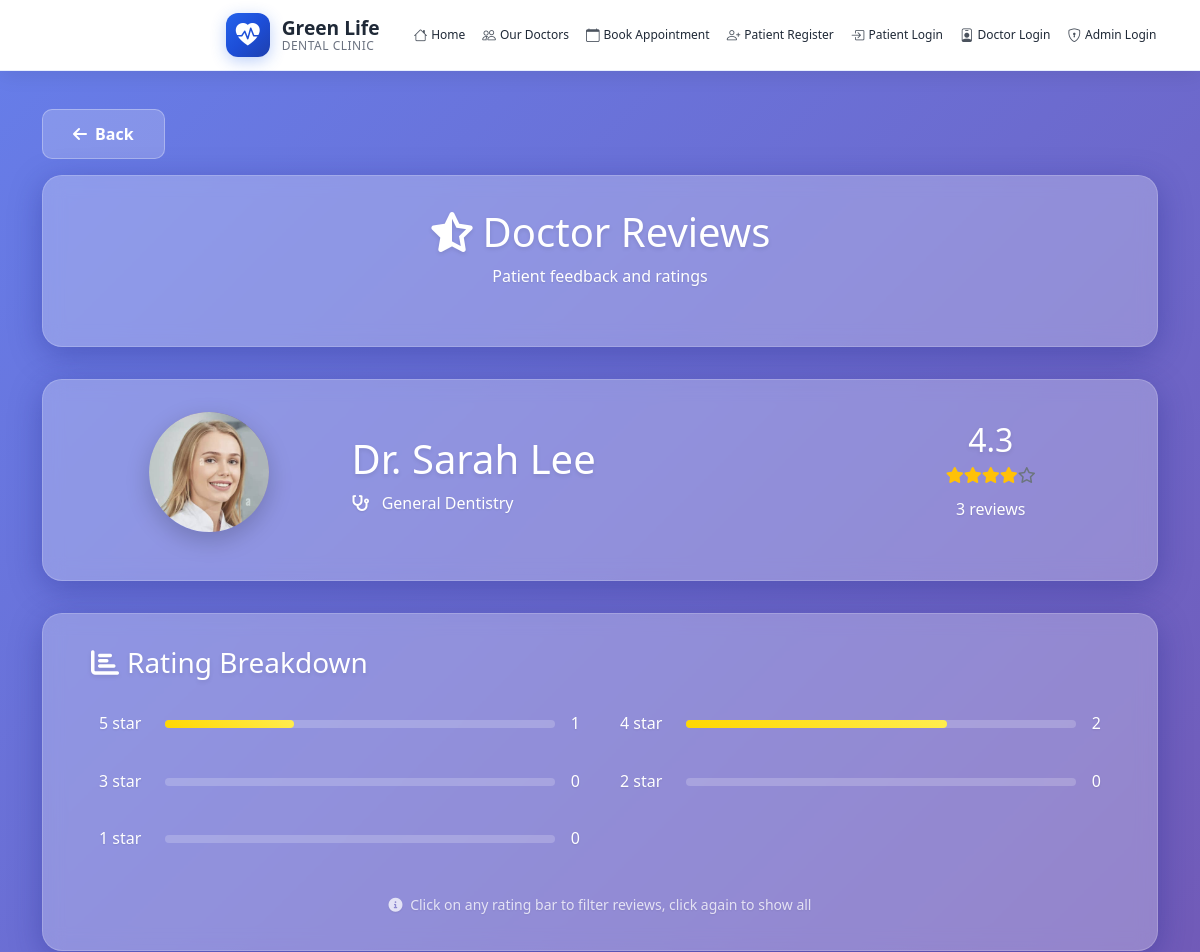
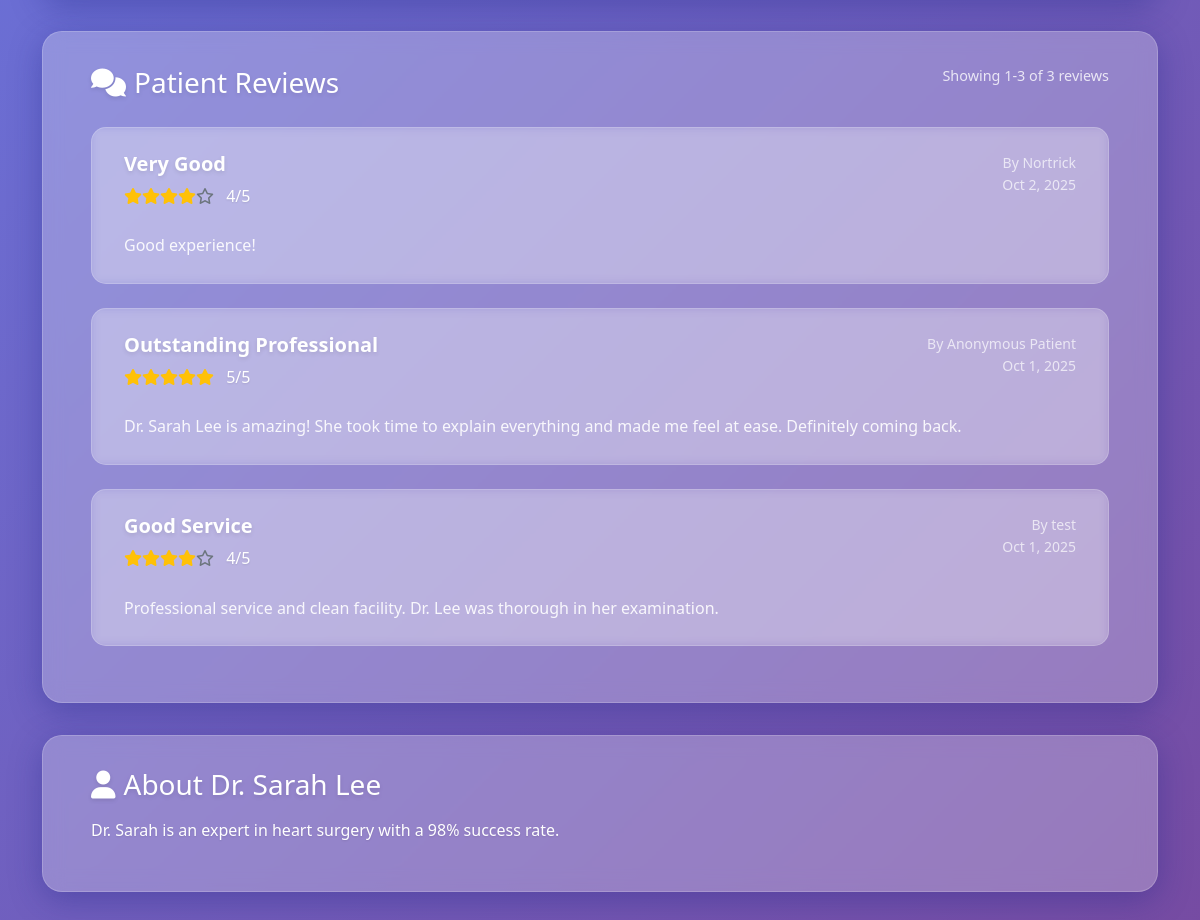
The page /doctor_reviews.php?doctor_id=2 on the database its author committed (2 pictures, top to bottom).
### tables this page shows
CREATE TABLE `doctors` (
  `id` int(11) NOT NULL,
  `name` varchar(100) NOT NULL,
  `image` varchar(255) NOT NULL,
  `specialty` varchar(100) NOT NULL,
  `bio` text NOT NULL,
  `experience` varchar(50) NOT NULL,
  `location` varchar(100) NOT NULL,
  `department` varchar(50) NOT NULL,
  `user_id` int(11) DEFAULT NULL
);

CREATE TABLE `doctor_reviews` (
  `id` int(11) NOT NULL,
  `doctor_id` int(11) NOT NULL,
  `patient_id` int(11) NOT NULL,
  `patient_name` varchar(100) NOT NULL,
  `patient_email` varchar(255) NOT NULL,
  `appointment_id` int(11) DEFAULT NULL,
  `rating` int(11) NOT NULL CHECK (`rating` >= 1 and `rating` <= 5),
  `review_title` varchar(200) DEFAULT NULL,
  `review_text` text DEFAULT NULL,
  `is_anonymous` tinyint(1) DEFAULT 0,
  `is_approved` tinyint(1) DEFAULT 1,
  `rejection_reason` text DEFAULT NULL,
  `admin_reply` text DEFAULT NULL,
  `admin_id` int(11) DEFAULT NULL,
  `replied_at` timestamp NULL DEFAULT NULL,
  `created_at` timestamp NOT NULL DEFAULT current_timestamp(),
  `updated_at` timestamp NOT NULL DEFAULT current_timestamp() ON UPDATE current_timestamp()
);

### doctor_reviews.php (the view, shortened to what this page needs)
<?php
require_once 'includes/db.php';
$doctor_id = isset($_GET['doctor_id']) ? intval($_GET['doctor_id']) : 0;
$rating_filter = isset($_GET['rating']) ? intval($_GET['rating']) : 0;
$reviews_per_page = 5;
$current_page = isset($_GET['page']) ? max(1, intval($_GET['page'])) : 1;
$offset = ($current_page - 1) * $reviews_per_page;
$doctor_query = "SELECT id, name, specialty, bio, image FROM doctors WHERE id = ?";
$doctor_stmt = $conn->prepare($doctor_query);
$doctor_stmt->bind_param("i", $doctor_id);
$doctor_stmt->execute();
$doctor_result = $doctor_stmt->get_result();
$doctor = $doctor_result->fetch_assoc();
$rating_condition = "";
$params = array($doctor_id);
$param_types = "i";
$reviews_query = "SELECT
    dr.*,
    CASE
        WHEN dr.is_anonymous = 1 THEN 'Anonymous Patient'
        ELSE dr.patient_name
    END as display_name,
    a.name as admin_name
    FROM doctor_reviews dr
    LEFT JOIN admin a ON dr.admin_id = a.id
    WHERE dr.doctor_id = ? AND dr.is_approved = 1" . $rating_condition . "
    ORDER BY dr.created_at DESC
    LIMIT ? OFFSET ?";
$params[] = $reviews_per_page;
$params[] = $offset;
$param_types .= "ii";
$reviews_stmt = $conn->prepare($reviews_query);
$reviews_stmt->bind_param($param_types, ...$params);
$reviews_stmt->execute();
$reviews_result = $reviews_stmt->get_result();
$stats_query = "SELECT
    COUNT(*) as total_reviews,
    AVG(rating) as avg_rating,
    SUM(CASE WHEN rating = 5 THEN 1 ELSE 0 END) as five_star,
    SUM(CASE WHEN rating = 4 THEN 1 ELSE 0 END) as four_star,
    SUM(CASE WHEN rating = 3 THEN 1 ELSE 0 END) as three_star,
    SUM(CASE WHEN rating = 2 THEN 1 ELSE 0 END) as two_star,
    SUM(CASE WHEN rating = 1 THEN 1 ELSE 0 END) as one_star
    FROM doctor_reviews
    WHERE doctor_id = ? AND is_approved = 1";
$stats_stmt = $conn->prepare($stats_query);
$stats_stmt->bind_param("i", $doctor_id);
$stats_stmt->execute();
$stats_result = $stats_stmt->get_result();
$stats = $stats_result->fetch_assoc();
$avg_rating = $stats['avg_rating'] ? round($stats['avg_rating'], 1) : 0;
$total_reviews = $stats['total_reviews'];
$filtered_rating_condition = "";
$filtered_count_query = "SELECT COUNT(*) as filtered_total FROM doctor_reviews WHERE doctor_id = ? AND is_approved = 1" . $filtered_rating_condition;
$filtered_params = array($doctor_id);
$filtered_param_types = "i";
$filtered_stmt = $conn->prepare($filtered_count_query);
$filtered_stmt->bind_param($filtered_param_types, ...$filtered_params);
$filtered_stmt->execute();
$filtered_result = $filtered_stmt->get_result();
$filtered_data = $filtered_result->fetch_assoc();
$filtered_total = $filtered_data['filtered_total'];
$start_review = ($current_page - 1) * $reviews_per_page + 1;
$end_review = min($current_page * $reviews_per_page, $filtered_total);
function renderStars($rating) {
    $stars = '';
    for ($i = 1; $i <= 5; $i++) {
        if ($i <= $rating) {
            $stars .= '<i class="fas fa-star text-warning"></i>';
        } elseif ($i - 0.5 <= $rating) {
            $stars .= '<i class="fas fa-star-half-alt text-warning"></i>';
        } else {
            $stars .= '<i class="far fa-star text-muted"></i>';
        }
    }
    return $stars;
}
function getPercentage($count, $total) {
    return $total > 0 ? round(($count / $total) * 100) : 0;
}
?>
<!DOCTYPE html>
<html lang="en">
<head>
    <link href="https://cdn.jsdelivr.net/npm/bootstrap@5.1.3/dist/css/bootstrap.min.css" rel="stylesheet">
    <link href="https://cdnjs.cloudflare.com/ajax/libs/font-awesome/6.0.0/css/all.min.css" rel="stylesheet">
</head>
<body>
    <?php include 'includes/navbar.php'; ?>
    <div class="container py-4">
        <div class="mb-3">
            <a href="javascript:history.back()" class="btn btn-secondary">
                <i class="fas fa-arrow-left me-2"></i>Back
            </a>
        </div>
        <div class="glass-container">
            <div class="text-center mb-4">
                <h1><i class="fas fa-star-half-alt me-2"></i>Doctor Reviews</h1>
                <p class="text-white mb-0">Patient feedback and ratings</p>
            </div>
        </div>
        <div class="glass-container">
            <div class="row align-items-center">
                <div class="col-md-3 text-center">
                    <?php
                    $doctor_image = !empty($doctor['image']) ? $doctor['image'] : 'https://img.freepik.com/free-photo/woman-doctor-wearing-lab-coat-with-stethoscope-isolated_1303-29791.jpg';
                    ?>
                    <div class="doctor-avatar">
                        <img src="<?php echo htmlspecialchars($doctor_image); ?>"
                             alt="Dr. <?php echo htmlspecialchars($doctor['name']); ?>"
                             style="width: 100%; height: 100%; object-fit: cover; border-radius: 50%;"
                             onerror="this.parentElement.innerHTML='<i class=\'fas fa-user-md\'></i>'">
                    </div>
                </div>
                <div class="col-md-6">
                    <h1 class="mb-2">Dr. <?php echo htmlspecialchars($doctor['name']); ?></h1>
                    <p class="text-white mb-2">
                        <i class="fas fa-stethoscope me-2"></i>
                        <?php echo htmlspecialchars($doctor['specialty']); ?>
                    </p>
                </div>
                <div class="col-md-3 text-center">
                    <div class="mb-3">
                        <h2 class="mb-1"><?php echo $avg_rating; ?></h2>
                        <div class="mb-2">
                            <?php echo renderStars($avg_rating); ?>
                        </div>
                        <p class="text-white mb-0"><?php echo $total_reviews; ?> review<?php echo $total_reviews != 1 ? 's' : ''; ?></p>
                    </div>
                </div>
            </div>
        </div>
        <?php if ($total_reviews > 0): ?>
        <div class="glass-container">
            <div class="d-flex justify-content-between align-items-center mb-4">
                <h3 class="mb-0"><i class="fas fa-chart-bar me-2"></i>Rating Breakdown</h3>
            </div>
            <div class="row">
                <?php for ($i = 5; $i >= 1; $i--):
                    $star_count = $stats[$i == 1 ? 'one_star' : ($i == 2 ? 'two_star' : ($i == 3 ? 'three_star' : ($i == 4 ? 'four_star' : 'five_star')))];
                    $is_active = ($rating_filter == $i);
                ?>
                <div class="col-md-6 mb-2">
                    <div class="rating-row <?php echo $is_active ? 'active' : ''; ?>"
                         onclick="filterByRating(<?php echo $i; ?>)"
                         title="Click to filter <?php echo $i; ?> star reviews">
                        <div class="d-flex align-items-center">
                            <span class="text-white me-2"><?php echo $i; ?> star</span>
                            <div class="flex-grow-1 mx-3">
                                <div class="rating-bar">
                                    <div class="rating-bar-fill" style="width: <?php echo getPercentage($star_count, $total_reviews); ?>%"></div>
                                </div>
                            </div>
                            <span class="text-white">
                                <?php echo $star_count; ?>
                            </span>
                        </div>
                    </div>
                </div>
                <?php endfor; ?>
            </div>
            <div class="text-center mt-3">
                <small class="text-white opacity-75">
                    <i class="fas fa-info-circle me-1"></i>
                    Click on any rating bar to filter reviews, click again to show all
                </small>
            </div>
        </div>
        <?php endif; ?>
        <div class="glass-container">
            <div class="d-flex justify-content-between align-items-center mb-4">
                <h3 class="mb-0">
                    <i class="fas fa-comments me-2"></i>Patient Reviews
                </h3>
                <?php if ($filtered_total > 0): ?>
                <div class="pagination-info">
                    Showing <?php echo $start_review; ?>-<?php echo $end_review; ?> of <?php echo $filtered_total; ?>
                    <?php echo $rating_filter > 0 ? $rating_filter . '-star ' : ''; ?>reviews
                </div>
                <?php endif; ?>
            </div>
            <?php if ($total_reviews > 0): ?>
                <?php while ($review = $reviews_result->fetch_assoc()): ?>
                <div class="review-card">
                    <div class="d-flex justify-content-between align-items-start mb-3">
                        <div>
                            <h5 class="review-title"><?php echo htmlspecialchars($review['review_title']); ?></h5>
                            <div class="mb-2">
                                <?php echo renderStars($review['rating']); ?>
                                <span class="text-white ms-2"><?php echo $review['rating']; ?>/5</span>
                            </div>
                        </div>
                        <div class="text-end">
                            <div class="review-meta">
                                By <?php echo htmlspecialchars($review['display_name']); ?>
                            </div>
                            <div class="review-meta">
                                <?php echo date('M j, Y', strtotime($review['created_at'])); ?>
                            </div>
                        </div>
                    </div>
                    <div class="review-text">
                        <?php echo nl2br(htmlspecialchars($review['review_text'])); ?>
                    </div>
                </div>
                <?php endwhile; ?>
            <?php endif; ?>
        </div>
        <?php if (!empty($doctor['bio'])): ?>
        <div class="glass-container">
            <h3 class="mb-3"><i class="fas fa-user me-2"></i>About Dr. <?php echo htmlspecialchars($doctor['name']); ?></h3>
            <p class="text-white"><?php echo nl2br(htmlspecialchars($doctor['bio'])); ?></p>
        </div>
        <?php endif; ?>
    </div>
</body>
</html>

### doctor_reviews.php (style rules this page uses)
body { background: linear-gradient(135deg, #667eea 0%, #764ba2 100%); min-height: 100vh; font-family: 'Segoe UI', Tahoma, Geneva, Verdana, sans-serif; }
.glass-container { background: rgba(255, 255, 255, 0.25); backdrop-filter: blur(10px); border-radius: 20px; border: 1px solid rgba(255, 255, 255, 0.18); padding: 2rem 3rem; box-shadow: 0 8px 32px 0 rgba(31, 38, 135, 0.37); margin-bottom: 2rem; }
.review-card { background: rgba(255, 255, 255, 0.15); backdrop-filter: blur(5px); border-radius: 15px; border: 1px solid rgba(255, 255, 255, 0.2); padding: 1.5rem 2rem; margin-bottom: 1.5rem; transition: transform 0.3s ease; }
.rating-bar { background: rgba(255, 255, 255, 0.2); border-radius: 10px; height: 8px; margin: 0.25rem 0; }
.rating-bar-fill { background: linear-gradient(45deg, #ffd700, #ffed4e); border-radius: 10px; height: 100%; transition: width 0.8s ease; }
.rating-row { cursor: pointer; padding: 0.5rem; border-radius: 8px; margin-bottom: 0.5rem; transition: all 0.3s ease; }
.btn-secondary { background: rgba(255, 255, 255, 0.2); border: 1px solid rgba(255, 255, 255, 0.3); color: white; border-radius: 10px; padding: 12px 30px; font-weight: 600; }
h1, h2, h3, h4, h5 { color: white; text-shadow: 0 2px 4px rgba(0,0,0,0.1); }
.text-white { text-shadow: 0 1px 2px rgba(0,0,0,0.1); }
.doctor-avatar { width: 120px; height: 120px; border-radius: 50%; background: linear-gradient(45deg, #667eea, #764ba2); display: flex; align-items: center; justify-content: center; font-size: 3rem; color: white; margin: 0 auto 1rem; box-shadow: 0 8px 25px rgba(0,0,0,0.2); }
.review-meta { font-size: 0.875rem; color: rgba(255, 255, 255, 0.7); }
.review-title { color: white; font-weight: 600; margin-bottom: 0.5rem; }
.review-text { color: rgba(255, 255, 255, 0.9); line-height: 1.6; }
.pagination-info { color: rgba(255, 255, 255, 0.8); font-size: 0.9rem; margin-bottom: 1rem; }

### includes/navbar.php (style rules this page uses)
:root { --primary-color: #2563eb; --secondary-color: #10b981; --accent-color: #f59e0b; --light-bg: #ffffff; --text-primary: #1f2937; --text-secondary: #6b7280; --navbar-shadow: 0 4px 20px rgba(0, 0, 0, 0.08); --gradient-bg: linear-gradient(135deg, #2563eb 0%, #1d4ed8 50%, #1e40af 100%); }
* { margin: 0; padding: 0; box-sizing: border-box; }
body { font-family: 'Segoe UI', Tahoma, Geneva, Verdana, sans-serif; background-color: #f8fafc; padding-top: 85px; line-height: 1.6; position: relative; z-index: 1; overflow-x: hidden; }

### rows shown on the page
doctors: image (picture), name "Sarah Lee", specialty "General Dentistry", bio "Dr. Sarah is an expert in heart surgery with a 98% success rate."
doctor_reviews: review_title "Very Good", rating "4", display_name "Nortrick", created_at "Oct 2, 2025", review_text "Good experience!"
doctor_reviews: review_title "Outstanding Professional", rating "5", display_name "Anonymous Patient", created_at "Oct 1, 2025", review_text "Dr. Sarah Lee is amazing! She took time to explain everything and made me feel at ease. Definitely coming back."
doctor_reviews: review_title "Good Service", rating "4", display_name "test", created_at "Oct 1, 2025", review_text "Professional service and clean facility. Dr. Lee was thorough in her examination."

### other values the page prints
$avg_rating "4.3"
$total_reviews "3"
$star_count "1"
$star_count "2"
$star_count "0"
$start_review "1"
$end_review "3"
$filtered_total "3"
